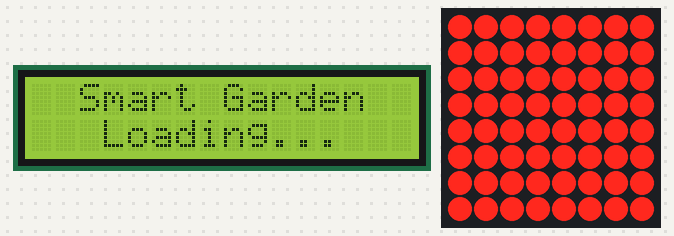
Simulated run of this sketch. Board: Arduino Uno, built with avr-gcc and run on an emulated ATmega328P. Shown: 16×2 character LCD, 8×8 LED matrix. Random numbers use the default seed unless the sketch sets one; what the sketch prints to the serial monitor is not drawn.

Above: at 1.5 s.
At 2.2 s:
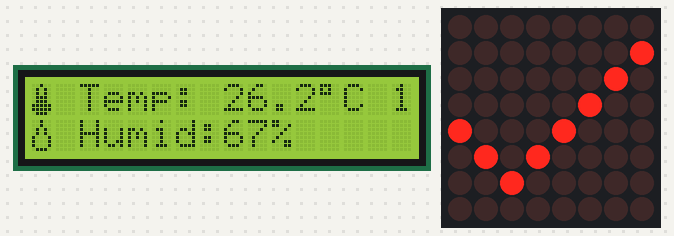
At 8.0 s:
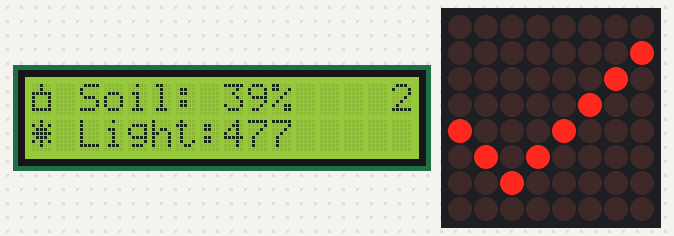
At 21.8 s:
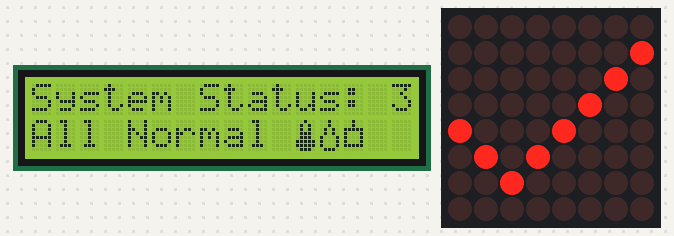
At 31.9 s:
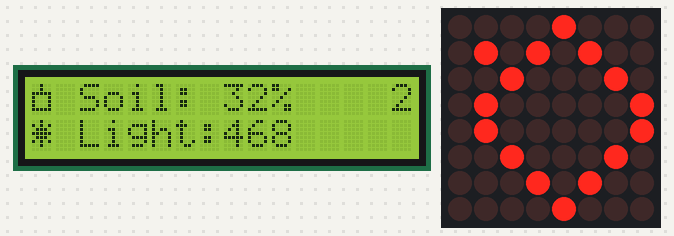
At 36.7 s:
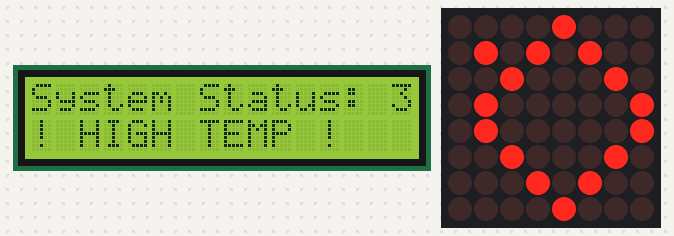

The sketch:

05_monitor_panel.ino
```cpp
/*
 * 第四組：螢幕顯示組
 * 範例 5：完整監控面板（整合實作）
 *
 * 功能說明：
 * - LCD 顯示溫度、濕度、土壤資訊
 * - LED 點矩陣顯示狀態圖示
 * - 模擬接收感測器資料
 * - 多頁面切換顯示
 *
 * 這就是智慧溫室監控面板的基本原型！
 */

#include <Wire.h>
#include <LiquidCrystal_I2C.h>
#include <LedControl.h>

//=== 腳位與設定 ===
#define LCD_ADDRESS 0x27
LiquidCrystal_I2C lcd(LCD_ADDRESS, 16, 2);
LedControl lc = LedControl(11, 13, 10, 1);

//=== 自訂字元 ===
byte charTemp[] = {0x04, 0x0A, 0x0A, 0x0E, 0x0E, 0x1F, 0x1F, 0x0E};
byte charHumid[] = {0x04, 0x04, 0x0A, 0x0A, 0x11, 0x11, 0x11, 0x0E};
byte charSoil[] = {0x04, 0x04, 0x1F, 0x11, 0x11, 0x11, 0x1F, 0x00};
byte charSun[] = {0x04, 0x15, 0x0E, 0x1F, 0x0E, 0x15, 0x04, 0x00};

//=== LED 點矩陣圖案 ===
byte iconOK[] = {0x00, 0x01, 0x02, 0x04, 0x88, 0x50, 0x20, 0x00};
byte iconWarn[] = {0x00, 0x18, 0x18, 0x3C, 0x24, 0x66, 0x7E, 0x00};
byte iconHot[] = {0x08, 0x54, 0x22, 0x41, 0x41, 0x22, 0x14, 0x08};
byte iconDry[] = {0x18, 0x24, 0x42, 0x42, 0x24, 0x18, 0x00, 0x7E};
byte iconWet[] = {0x18, 0x3C, 0x7E, 0x7E, 0x3C, 0x18, 0x00, 0x7E};

//=== 模擬感測器資料 ===
float temperature = 26.5;
float humidity = 68.0;
int soilMoisture = 45;
int lightLevel = 720;

//=== 狀態變數 ===
int currentPage = 0;
const int totalPages = 3;
unsigned long lastPageChange = 0;
const unsigned long pageInterval = 4000;  // 每頁顯示 4 秒

//=== 警報門檻 ===
#define TEMP_HIGH 30.0
#define TEMP_LOW 18.0
#define HUMID_LOW 40.0
#define SOIL_DRY 30

void setup() {
  Serial.begin(9600);
  Serial.println("╔═══════════════════════════════════════╗");
  Serial.println("║    智慧溫室 監控面板 v1.0             ║");
  Serial.println("╚═══════════════════════════════════════╝");

  // 初始化 LCD
  lcd.init();
  lcd.backlight();
  lcd.createChar(0, charTemp);
  lcd.createChar(1, charHumid);
  lcd.createChar(2, charSoil);
  lcd.createChar(3, charSun);

  // 初始化 LED 點矩陣
  lc.shutdown(0, false);
  lc.setIntensity(0, 6);
  lc.clearDisplay(0);

  // 顯示開機畫面
  showBootScreen();
}

void loop() {
  // 更新模擬資料
  updateSimulatedData();

  // 自動切換頁面
  if (millis() - lastPageChange > pageInterval) {
    currentPage = (currentPage + 1) % totalPages;
    lastPageChange = millis();
  }

  // 顯示目前頁面
  switch (currentPage) {
    case 0:
      showPage1_TempHumid();
      break;
    case 1:
      showPage2_SoilLight();
      break;
    case 2:
      showPage3_Status();
      break;
  }

  // 更新狀態圖示
  updateStatusIcon();

  // 序列埠輸出
  printSerialStatus();

  delay(500);
}

//=== 開機畫面 ===
void showBootScreen() {
  lcd.clear();
  lcd.setCursor(2, 0);
  lcd.print("Smart Garden");
  lcd.setCursor(3, 1);
  lcd.print("Loading...");

  // 進度條動畫
  for (int i = 0; i < 8; i++) {
    lc.setRow(0, i, 0xFF);
    delay(150);
  }
  delay(500);
  lc.clearDisplay(0);
}

//=== 第一頁：溫度與濕度 ===
void showPage1_TempHumid() {
  lcd.clear();

  // 溫度
  lcd.setCursor(0, 0);
  lcd.write(byte(0));  // 溫度圖示
  lcd.print(" Temp: ");
  lcd.print(temperature, 1);
  lcd.print((char)223);
  lcd.print("C");

  // 濕度
  lcd.setCursor(0, 1);
  lcd.write(byte(1));  // 濕度圖示
  lcd.print(" Humid:");
  lcd.print(humidity, 0);
  lcd.print("%");

  // 頁面指示
  lcd.setCursor(15, 0);
  lcd.print("1");
}

//=== 第二頁：土壤與光線 ===
void showPage2_SoilLight() {
  lcd.clear();

  // 土壤
  lcd.setCursor(0, 0);
  lcd.write(byte(2));  // 土壤圖示
  lcd.print(" Soil: ");
  lcd.print(soilMoisture);
  lcd.print("%");

  // 光線
  lcd.setCursor(0, 1);
  lcd.write(byte(3));  // 太陽圖示
  lcd.print(" Light:");
  lcd.print(lightLevel);

  // 頁面指示
  lcd.setCursor(15, 0);
  lcd.print("2");
}

//=== 第三頁：系統狀態 ===
void showPage3_Status() {
  lcd.clear();

  lcd.setCursor(0, 0);
  lcd.print("System Status:");

  lcd.setCursor(0, 1);

  // 根據狀態顯示
  if (temperature > TEMP_HIGH) {
    lcd.print("! HIGH TEMP !");
  } else if (temperature < TEMP_LOW) {
    lcd.print("! LOW TEMP !");
  } else if (humidity < HUMID_LOW) {
    lcd.print("! LOW HUMID !");
  } else if (soilMoisture < SOIL_DRY) {
    lcd.print("! SOIL DRY !");
  } else {
    lcd.print("All Normal ");
    lcd.write(byte(0));
    lcd.write(byte(1));
    lcd.write(byte(2));
  }

  // 頁面指示
  lcd.setCursor(15, 0);
  lcd.print("3");
}

//=== 更新狀態圖示 ===
void updateStatusIcon() {
  byte* icon;

  // 根據最嚴重的問題選擇圖示
  if (temperature > TEMP_HIGH) {
    icon = iconHot;
  } else if (soilMoisture < SOIL_DRY) {
    icon = iconDry;
  } else if (humidity > 80) {
    icon = iconWet;
  } else if (temperature < TEMP_LOW || humidity < HUMID_LOW) {
    icon = iconWarn;
  } else {
    icon = iconOK;
  }

  // 顯示圖示
  for (int row = 0; row < 8; row++) {
    lc.setRow(0, row, icon[row]);
  }
}

//=== 更新模擬資料 ===
void updateSimulatedData() {
  // 模擬資料波動
  temperature += (random(-10, 11) / 10.0);
  temperature = constrain(temperature, 15.0, 38.0);

  humidity += (random(-20, 21) / 10.0);
  humidity = constrain(humidity, 30.0, 95.0);

  soilMoisture += random(-3, 4);
  soilMoisture = constrain(soilMoisture, 10, 90);

  lightLevel += random(-50, 51);
  lightLevel = constrain(lightLevel, 100, 1000);
}

//=== 序列埠輸出 ===
void printSerialStatus() {
  static unsigned long lastPrint = 0;
  if (millis() - lastPrint < 2000) return;
  lastPrint = millis();

  Serial.print("Page ");
  Serial.print(currentPage + 1);
  Serial.print(" | T:");
  Serial.print(temperature, 1);
  Serial.print("C H:");
  Serial.print(humidity, 0);
  Serial.print("% S:");
  Serial.print(soilMoisture);
  Serial.print("% L:");
  Serial.println(lightLevel);
}

/*
 * 實作挑戰：
 *
 * 1. 按鈕切換頁面
 *    加入按鈕讓使用者手動切換
 *
 * 2. 接收真實資料
 *    透過序列埠或 I2C 接收其他 Arduino 的感測資料
 *
 * 3. 警報閃爍
 *    異常時讓 LCD 背光或 LED 點矩陣閃爍
 *
 * 4. 歷史圖表
 *    在點矩陣上顯示簡易的趨勢圖
 *
 * 5. MQTT 整合
 *    接收第六組發送的 MQTT 資料並顯示
 */

/*
 * 延伸知識：專業監控系統
 *
 * 1. 顯示技術：
 *    - OLED 螢幕（高對比、省電）
 *    - TFT 彩色螢幕（全彩顯示）
 *    - E-Paper 電子紙（超省電）
 *
 * 2. 使用者介面設計：
 *    - 資訊分層（重要資訊優先）
 *    - 顏色編碼（紅=危險, 黃=警告, 綠=正常）
 *    - 圖形化呈現（圖表、儀表）
 *
 * 3. 商業系統功能：
 *    - 觸控螢幕操作
 *    - 歷史資料查詢
 *    - 警報通知設定
 *    - 遠端網頁監控
 */
```

Measured:
- what the display in image 0 shows lasts 0.7 s, from 1.4 s to 2.1 s
- what the display in image 1 shows lasts 0.5 s, from 2.1 s to 2.6 s
- what the display in image 3 shows lasts 3.7 s, from 21.8 s to 25.5 s
- what the display in image 5 shows lasts 1.6 s, from 36.6 s to 38.2 s
